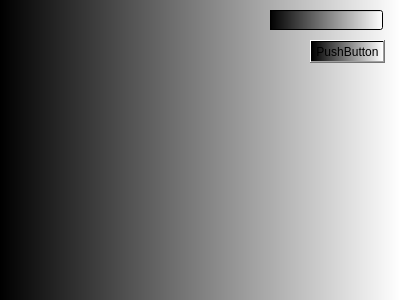
<?xml version="1.0" encoding="UTF-8"?>
<ui version="4.0">
 <class>Widget</class>
 <widget class="QWidget" name="Widget">
  <property name="geometry">
   <rect>
    <x>0</x>
    <y>0</y>
    <width>400</width>
    <height>300</height>
   </rect>
  </property>
  <property name="windowTitle">
   <string>Widget</string>
  </property>
  <property name="styleSheet">
   <string notr="true">background-color: qlineargradient(spread:pad, x1:0, y1:0, x2:1, y2:0, stop:0 rgba(0, 0, 0, 255), stop:1 rgba(255, 255, 255, 255));
border-top-color: rgb(0, 170, 255);</string>
  </property>
  <widget class="QLineEdit" name="lineEdit">
   <property name="geometry">
    <rect>
     <x>270</x>
     <y>10</y>
     <width>113</width>
     <height>20</height>
    </rect>
   </property>
   <property name="styleSheet">
    <string notr="true">color: rgb(255, 255, 255);</string>
   </property>
  </widget>
  <widget class="QPushButton" name="pushButton">
   <property name="geometry">
    <rect>
     <x>310</x>
     <y>40</y>
     <width>75</width>
     <height>23</height>
    </rect>
   </property>
   <property name="text">
    <string>PushButton</string>
   </property>
  </widget>
 </widget>
 <layoutdefault spacing="6" margin="11"/>
 <resources/>
 <connections/>
</ui>
